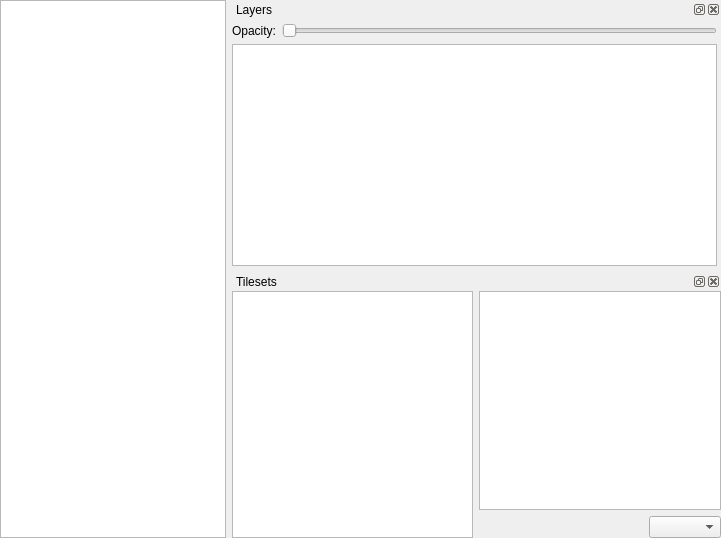
<?xml version="1.0" encoding="UTF-8"?>
<ui version="4.0">
 <class>BuildingTileModeWidget</class>
 <widget class="QWidget" name="BuildingTileModeWidget">
  <property name="geometry">
   <rect>
    <x>0</x>
    <y>0</y>
    <width>721</width>
    <height>538</height>
   </rect>
  </property>
  <property name="windowTitle">
   <string>Form</string>
  </property>
  <layout class="QGridLayout" name="gridLayout">
   <property name="margin">
    <number>0</number>
   </property>
   <item row="0" column="0" rowspan="2">
    <widget class="BuildingEditor::BuildingTileModeView" name="view"/>
   </item>
   <item row="0" column="1">
    <widget class="QDockWidget" name="dockLayers">
     <property name="windowTitle">
      <string>Layers</string>
     </property>
     <widget class="QWidget" name="dockWidgetContents">
      <layout class="QVBoxLayout" name="verticalLayout">
       <property name="margin">
        <number>0</number>
       </property>
       <item>
        <layout class="QVBoxLayout" name="layersLayout">
         <property name="topMargin">
          <number>4</number>
         </property>
         <property name="rightMargin">
          <number>4</number>
         </property>
         <item>
          <layout class="QHBoxLayout" name="horizontalLayout">
           <item>
            <widget class="QLabel" name="label">
             <property name="text">
              <string>Opacity:</string>
             </property>
            </widget>
           </item>
           <item>
            <widget class="QSlider" name="opacity">
             <property name="maximum">
              <number>100</number>
             </property>
             <property name="orientation">
              <enum>Qt::Horizontal</enum>
             </property>
            </widget>
           </item>
          </layout>
         </item>
         <item>
          <widget class="QListWidget" name="layers"/>
         </item>
        </layout>
       </item>
      </layout>
     </widget>
    </widget>
   </item>
   <item row="1" column="1">
    <widget class="QDockWidget" name="dockTilesets">
     <property name="windowTitle">
      <string>Tilesets</string>
     </property>
     <widget class="QWidget" name="dockWidgetContents_2">
      <layout class="QHBoxLayout" name="horizontalLayout_3">
       <property name="margin">
        <number>0</number>
       </property>
       <item>
        <widget class="QListWidget" name="tilesets"/>
       </item>
       <item>
        <layout class="QVBoxLayout" name="verticalLayout_2">
         <item>
          <widget class="Tiled::Internal::MixedTilesetView" name="tiles"/>
         </item>
         <item>
          <layout class="QHBoxLayout" name="horizontalLayout_2">
           <item>
            <spacer name="horizontalSpacer">
             <property name="orientation">
              <enum>Qt::Horizontal</enum>
             </property>
             <property name="sizeHint" stdset="0">
              <size>
               <width>40</width>
               <height>20</height>
              </size>
             </property>
            </spacer>
           </item>
           <item>
            <widget class="QComboBox" name="scaleComboBox"/>
           </item>
          </layout>
         </item>
        </layout>
       </item>
      </layout>
     </widget>
    </widget>
   </item>
  </layout>
  <action name="actionPecil">
   <property name="checkable">
    <bool>true</bool>
   </property>
   <property name="icon">
    <iconset resource="buildingeditor.qrc">
     <normaloff>:/BuildingEditor/icons/icon_pencil.png</normaloff>:/BuildingEditor/icons/icon_pencil.png</iconset>
   </property>
   <property name="text">
    <string>Pecil</string>
   </property>
   <property name="toolTip">
    <string>Draw/Erase Tiles</string>
   </property>
  </action>
  <action name="actionUpLevel">
   <property name="icon">
    <iconset resource="buildingeditor.qrc">
     <normaloff>:/BuildingEditor/icons/icon_floorup.png</normaloff>:/BuildingEditor/icons/icon_floorup.png</iconset>
   </property>
   <property name="text">
    <string>Up One Level</string>
   </property>
   <property name="shortcut">
    <string>PgUp</string>
   </property>
  </action>
  <action name="actionDownLevel">
   <property name="icon">
    <iconset resource="buildingeditor.qrc">
     <normaloff>:/BuildingEditor/icons/icon_floordn.png</normaloff>:/BuildingEditor/icons/icon_floordn.png</iconset>
   </property>
   <property name="text">
    <string>Down One Level</string>
   </property>
   <property name="shortcut">
    <string>PgDown</string>
   </property>
  </action>
  <action name="actionSelectTiles">
   <property name="checkable">
    <bool>true</bool>
   </property>
   <property name="icon">
    <iconset resource="../tiled.qrc">
     <normaloff>:/images/22x22/stock-tool-rect-select.png</normaloff>:/images/22x22/stock-tool-rect-select.png</iconset>
   </property>
   <property name="text">
    <string>Select and Move Tiles</string>
   </property>
  </action>
  <action name="actionSelectObject">
   <property name="checkable">
    <bool>true</bool>
   </property>
   <property name="icon">
    <iconset resource="../tiled.qrc">
     <normaloff>:/images/22x22/tool-select-objects.png</normaloff>:/images/22x22/tool-select-objects.png</iconset>
   </property>
   <property name="text">
    <string>Select Objects</string>
   </property>
   <property name="toolTip">
    <string>Select and Move Objects</string>
   </property>
  </action>
 </widget>
 <customwidgets>
  <customwidget>
   <class>Tiled::Internal::MixedTilesetView</class>
   <extends>QTableWidget</extends>
   <header>BuildingEditor/mixedtilesetview.h</header>
  </customwidget>
  <customwidget>
   <class>BuildingEditor::BuildingTileModeView</class>
   <extends>QGraphicsView</extends>
   <header>BuildingEditor/buildingtilemodeview.h</header>
  </customwidget>
 </customwidgets>
 <resources>
  <include location="../tiled.qrc"/>
  <include location="buildingeditor.qrc"/>
 </resources>
 <connections/>
</ui>
